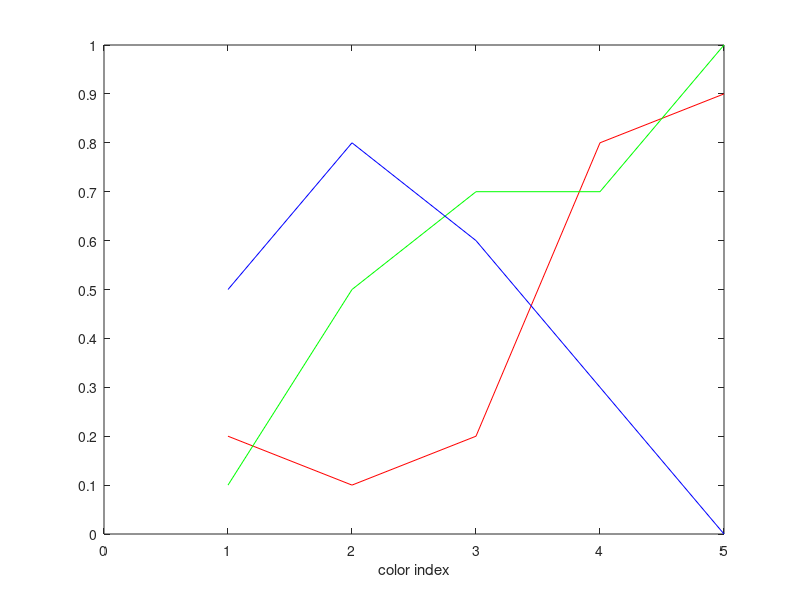

This figure's MATLAB source: (Note: this script raises an error after producing the figure.)
%=============================================================================
% Copyright (c) 2016-present Allan CORNET (Nelson)
%=============================================================================
% This file is part of the Nelson.
%=============================================================================
% LICENCE_BLOCK_BEGIN
% SPDX-License-Identifier: LGPL-3.0-or-later
% LICENCE_BLOCK_END
%=============================================================================
% <--ADV-CLI MODE-->
%=============================================================================
f  = figure();
colormap = [0.2 0.1 0.5;
    0.1 0.5 0.8;
    0.2 0.7 0.6;
    0.8 0.7 0.3;
    0.9 1 0];
rgbplot(colormap);
ax = gca();
assert_isequal(size(ax.Children), [1 3]);
assert_isequal(ax.Children(1).Type, 'line');
assert_isequal(ax.Children(2).Type, 'line');
assert_isequal(ax.Children(3).Type, 'line');
%=============================================================================
